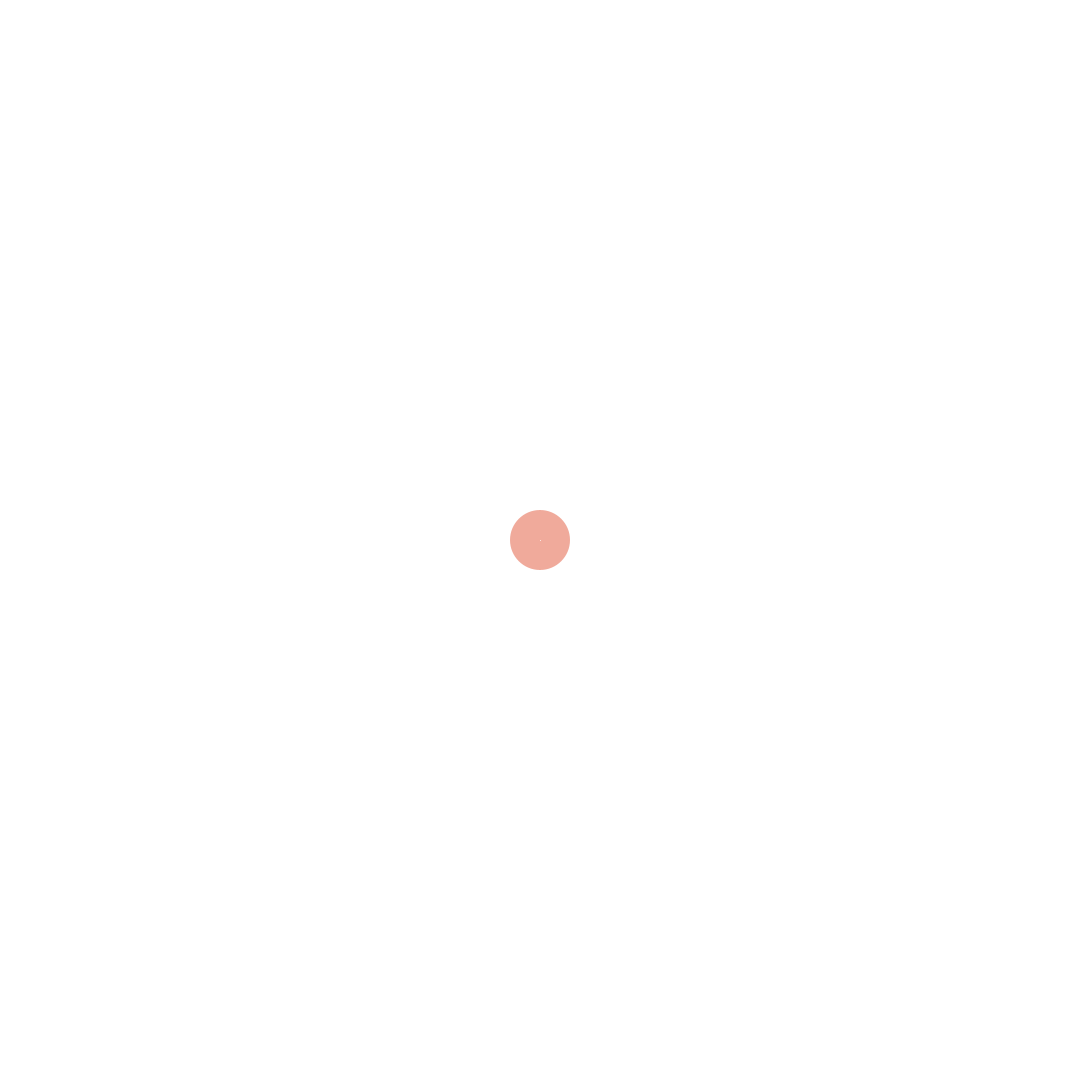
Frame 1 (no input)
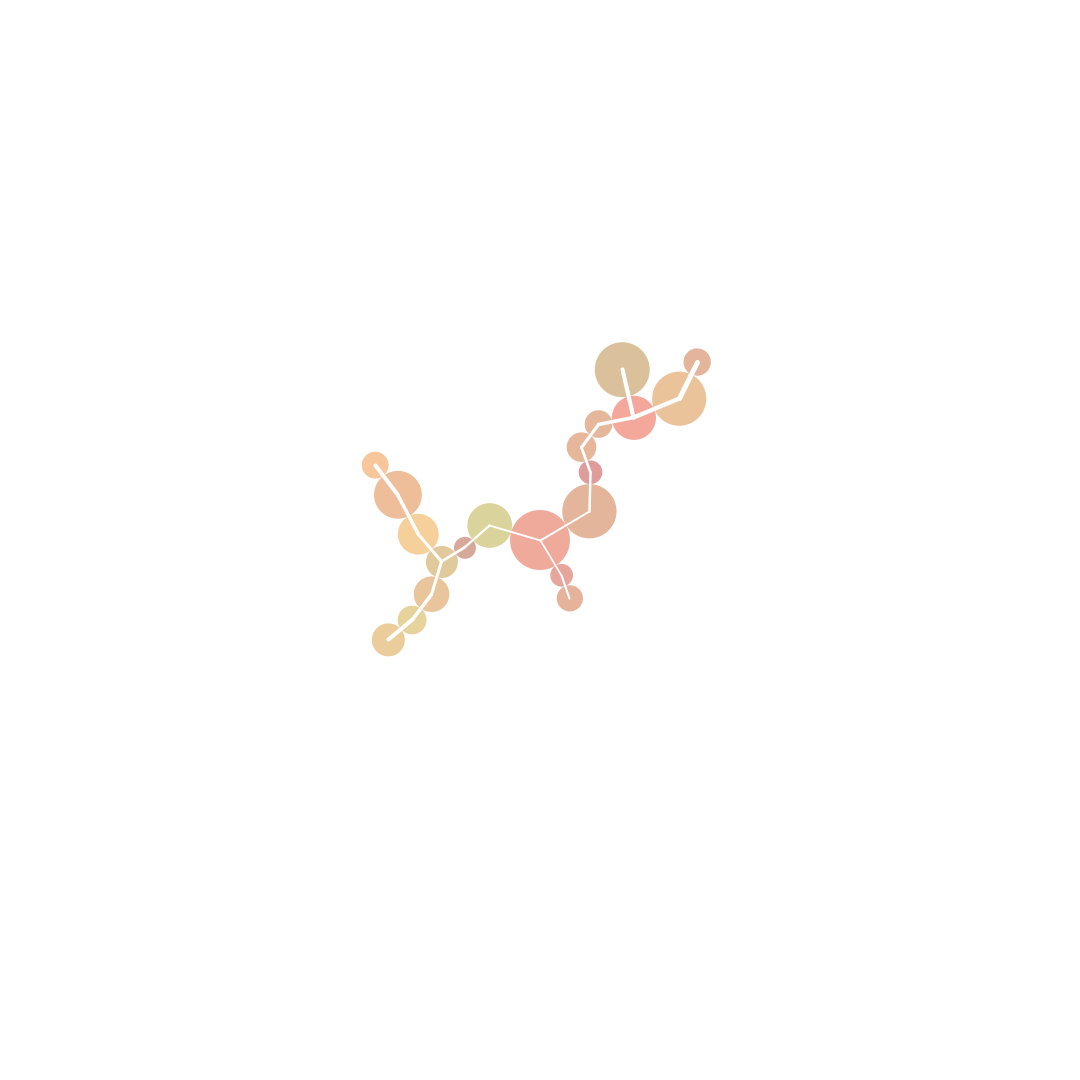
Frame 60 (the mouse pressed at the canvas centre just before this capture)
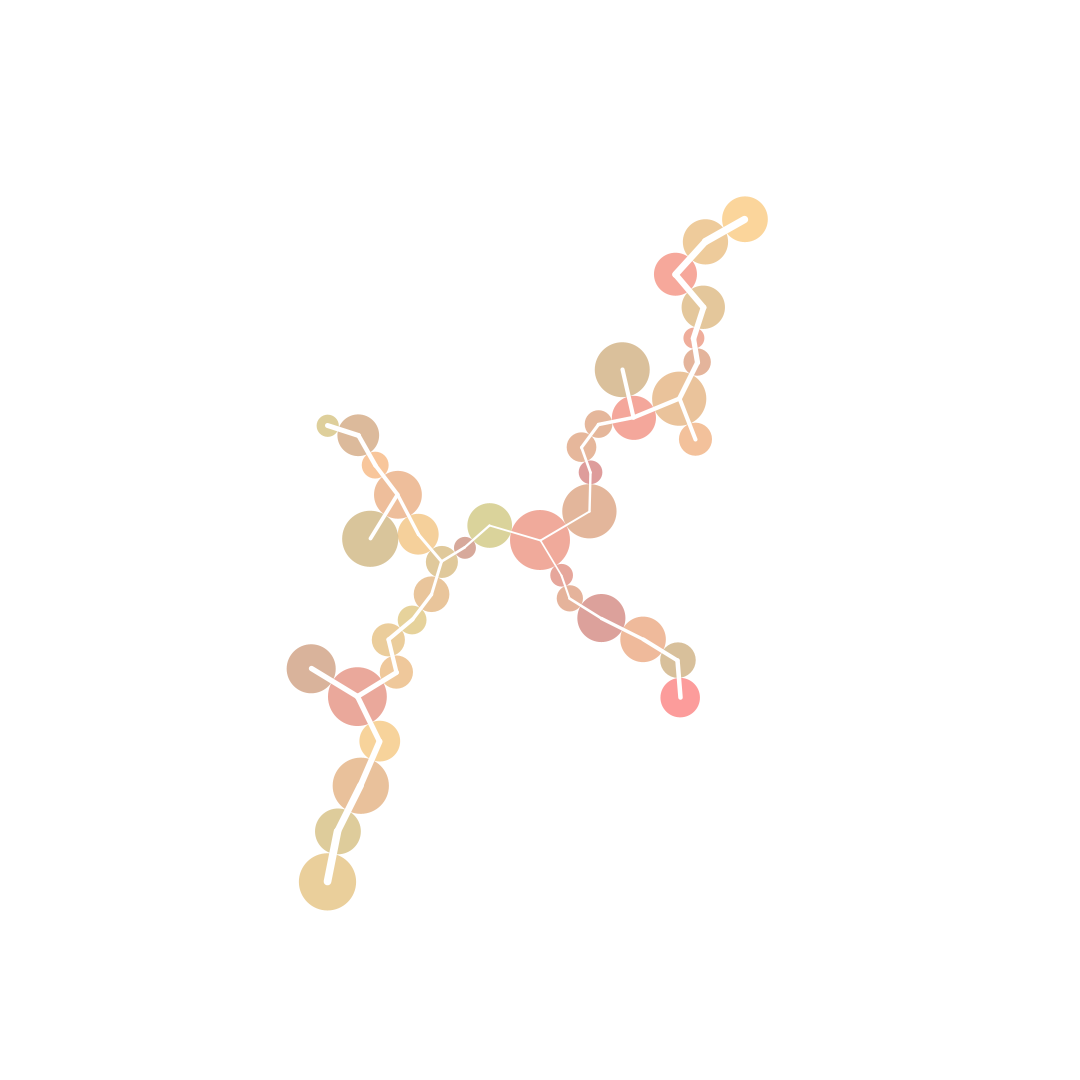
Frame 120 (the mouse held since frame 60 and released just before this capture)

The Processing sketch that drew these frames (run headless with seeded random() and noise(); from frame 60 on, the mouse is pressed at the canvas centre):

// Processing sketch: FractalGrowEthanNavaB
// ── FractalGrowEthanNavaB.pde
int timer = 0;
ArrayList<Cell> cells;

/*
PVector v1 = new PVector(0,0);
PVector v2 = new PVector(10,0);
*/

void setup(){
  size(1080,1080);
  background(255);
  //frameRate(24);
  cells = new ArrayList<Cell>();
  Cell centerCell = new Cell(width / 2.0, height / 2.0, 30, width / 2.0, height / 2.0); 
  cells.add(centerCell);
}

void draw(){
  background(255);
  
  if(timer > 2){
    newCell();
    timer = 0;
  }
  
  //newCell();
  renderCells();
  
  
  timer++;
}

/*
void newCell(){
  PVector rPos = new PVector(random(width),random(height));
  float cellDist = width+height;
  PVector closestCell = new PVector();
  float closestCellR = 0;
  float cellRadius = random(10,30);
  float theta = 0;

  for (int i = 0; i < cells.size(); i++) {
    Cell cellLecture = cells.get(i);
    PVector lastPos = new PVector(cellLecture.position.x, cellLecture.position.y);
    float newDist = lastPos.dist(rPos);
    if(newDist < cellDist){
      cellDist = newDist;
      closestCell.x = lastPos.x;
      closestCell.y = lastPos.y;
      closestCellR = cellLecture.radius;
      //theta = PVector.angleBetween(rPos,lastPos);
    }
  }
  
 stroke(0);
 line(closestCell.x,closestCell.y,rPos.x,rPos.y);
 
 cells.add(new Cell(rPos.x,rPos.y,cellRadius)); 
}*/

void newCell(){
  PVector rPos = new PVector(random(width),random(height));
  PVector newPos = new PVector();
  float cellDist = width + height;
  PVector closestCell = new PVector();
  float cellRadius = random(10,30);
  float closestCellR = 0;
  //float theta = 0;

  for (int i = 0; i < cells.size(); i++) {
    Cell cellLecture = cells.get(i);
    PVector lastPos = new PVector(cellLecture.position.x, cellLecture.position.y);
    float newDist = lastPos.dist(rPos);
    if(newDist < cellDist){
      cellDist = newDist;
      closestCell.x = lastPos.x;
      closestCell.y = lastPos.y;
      closestCellR = cellLecture.radius;
      //theta = PVector.angleBetween(rPos,lastPos);
    }
  }
  
  
 newPos = rPos.copy();
 newPos.sub(closestCell);
 
  float totalRadius = cellRadius + closestCellR;
  float distanceBetweenCells = totalRadius/cellDist;
 
 //cells.add(new Cell(rPos.x, rPos.y, cellRadius, closestCell.x, closestCell.y)); 
 //ESTE DE ABAJO ES EL BUENO
  //cells.add(new Cell(closestCell.x+newPos.x*0.2, closestCell.y+newPos.y*0.2, cellRadius, closestCell.x, closestCell.y)); 
  cells.add(new Cell(closestCell.x+newPos.x*distanceBetweenCells, closestCell.y+newPos.y*distanceBetweenCells, cellRadius, closestCell.x, closestCell.y)); 

}

void renderCells(){
  for (Cell actualCell : cells) {
    actualCell.render();
  }
}

void keyPressed(){
  //noLoop();
}

// ── Cell.pde

class Cell {
  
  PVector position;
  PVector nearestPos;
  PVector center = new PVector(width/2,height/2);
  float radius;
  color c = color(random(150,255),random(150),0,100);
  
 Cell(float x, float y, float radius, float nx, float ny){
   this.position = new PVector(x, y);
   this.radius = radius;
   this.nearestPos = new PVector(nx, ny);
 }
 
 void render(){
   noStroke();
   fill(c);
   ellipse(this.position.x,this.position.y,this.radius*2,this.radius*2);
   stroke(255);
   strokeWeight(map(PVector.dist(position,center),0,540,1,10));
   line(this.position.x,this.position.y,this.nearestPos.x,this.nearestPos.y);
   
   /*
   pushMatrix();
   translate(this.nearestPos.x,this.nearestPos.y);
   ellipse((this.position.x-this.nearestPos.x)*0.5,(this.position.y-this.nearestPos.y)*0.5,this.radius*2,this.radius*2);
   line(0,0,(this.position.x-this.nearestPos.x)*0.5,(this.position.y-this.nearestPos.y)*0.5);
   popMatrix();
   */
   //NO FUNCIONA ellipse((this.position.x-this.nearestPos.x+this.nearestPos.x+this.position.x)*0.5,(this.position.y-this.nearestPos.y+this.nearestPos.y+this.position.y)*0.5,this.radius*2,this.radius*2);
   //MENOS ellipse(this.nearestPos.x+(this.nearestPos.x+(this.position.x-this.nearestPos.x))*0.5,this.nearestPos.y+(this.nearestPos.y+(this.position.y-this.nearestPos.y))*0.5,this.radius*2,this.radius*2);
 }
 
 
 
}
